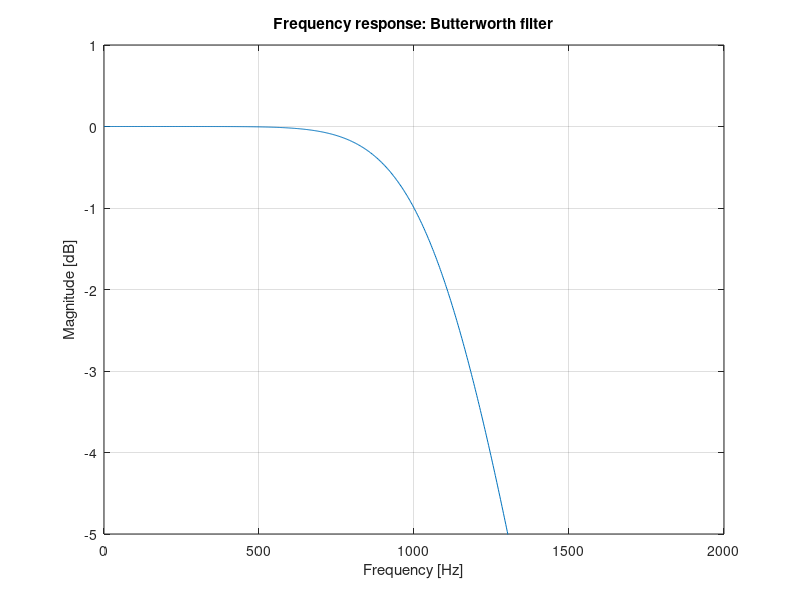
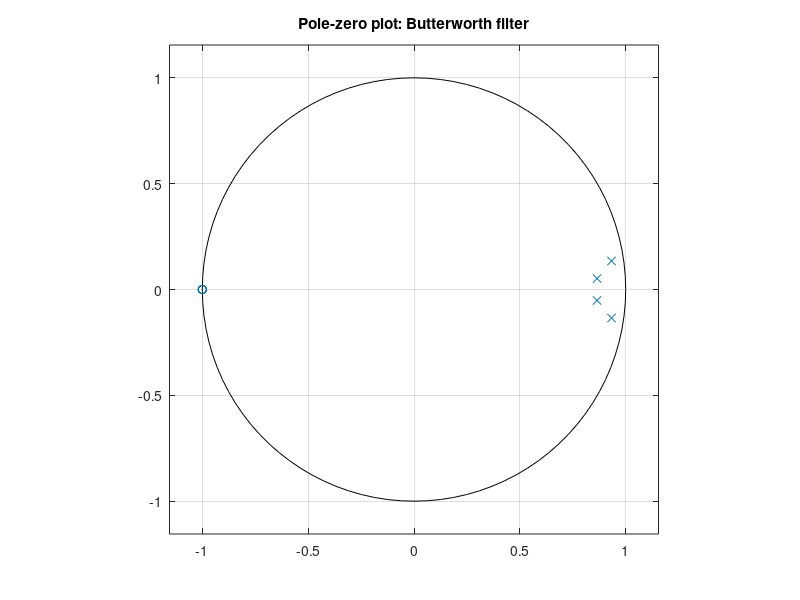
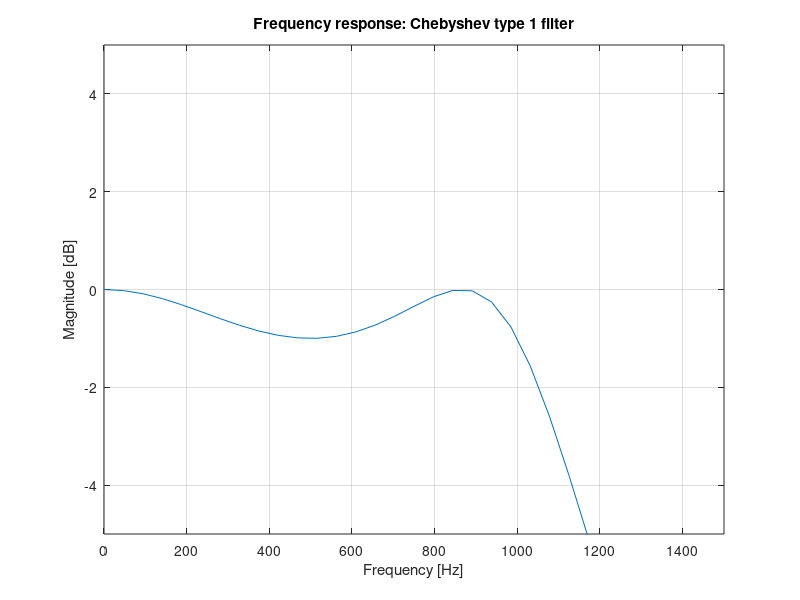
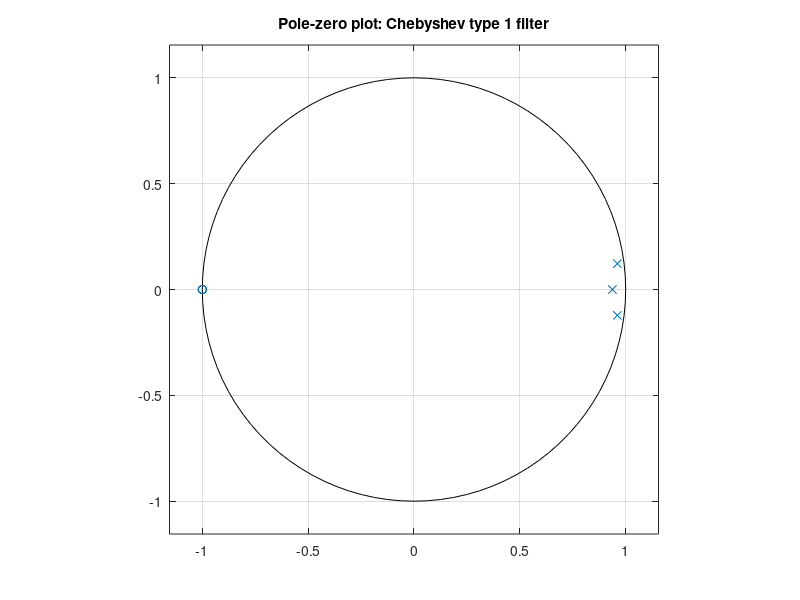

The MATLAB source for these figures, in order:
clc
clear all
close all

Fs=48000;
Fpass=1000;
Fstop=8000;
Rp=1;
Rs=60;
Wp=Fpass/(Fs/2);
Ws=Fstop/(Fs/2);

% butterworth
[n_butter,Wn_butter]=buttord(Wp,Ws,Rp,Rs);
[num_butter,den_butter]=butter(n_butter,Wn_butter);
Fc_butter=Wn_butter*(Fs/2); 
[h_butter,w_butter]=freqz(num_butter,den_butter,10000);
figure(1)
plot(w_butter/pi*Fs/2,20*log10(abs(h_butter))); 
axis([0 2e3 -5 1])
grid on
title('Frequency response: Butterworth filter')
xlabel('Frequency [Hz]')
ylabel('Magnitude [dB]')
figure(2)
zplane(num_butter,den_butter)
title('Pole-zero plot: Butterworth filter')

% chebyshev type 1
[n_cheb1,Wn_cheb1] = cheb1ord(Wp,Ws,Rp,Rs);
[num_cheb1,den_cheb1] = cheby1(n_cheb1,Rp,Wp);
Fc_cheb1=Wn_cheb1*(Fs/2); 
[h_cheb1,w_cheb1]=freqz(num_cheb1,den_cheb1);
figure(3)
plot(w_cheb1/pi*Fs/2,20*log10(abs(h_cheb1)));
axis([0 1.5e3 -5 5]) 
grid on
title('Frequency response: Chebyshev type 1 filter')
xlabel('Frequency [Hz]')
ylabel('Magnitude [dB]')
figure(4)
zplane(num_cheb1,den_cheb1)
title('Pole-zero plot: Chebyshev type 1 filter')

%chebyshev type 2
[n_cheb2,Wn_cheb2] = cheb2ord(Wp,Ws,Rp,Rs);
[num_cheb2,den_cheb2] = cheby2(n_cheb2,Rs,Ws);
Fc_cheb2=Wn_cheb2*(Fs/2); 
[h_cheb2,w_cheb2]=freqz(num_cheb2,den_cheb2,10000);
figure(5)
plot(w_cheb2/pi*Fs/2,20*log10(abs(h_cheb2)));
axis([0 18e3 -100 5])
grid on
title('Frequency response: Chebyshev type 2 filter')
xlabel('Frequency [Hz]')
ylabel('Magnitude [dB]')
figure(6)
zplane(num_cheb2,den_cheb2)
title('Pole-zero plot: Chebyshev type 2 filter')

%elliptic
[n_ellip,Wn_ellip] = ellipord(Wp,Ws,Rp,Rs);
[num_ellip,den_ellip] = ellip(n_ellip,Rp,Rs,Wp);
Fc_ellip=Wn_ellip*(Fs/2); 
[h_ellip,w_ellip]=freqz(num_ellip,den_ellip,100000);
figure(7)
plot(w_ellip/pi*Fs/2,20*log10(abs(h_ellip)));
axis([0 10e3 -100 5])
grid on
title('Frequency response: Elliptic filter')
xlabel('Frequency [Hz]')
ylabel('Magnitude [dB]')
figure(8)
zplane(num_ellip,den_ellip)
title('Pole-zero plot: Elliptic filter')

%linear phase FIR
dev = [(10^(Rp/20)-1)/(10^(Rp/20)+1)  10^(-Rs/20)];
[n_fir,fo,ao,w]=firpmord([Fpass Fstop],[1 0],dev,Fs);
den_fir=1;

%blackman window
num_firB=fir1(n_fir,[Wp Ws],blackman(n_fir+1));
[h_firB,w_firB]=freqz(num_firB,den_fir,10000);
figure(9)
plot(w_firB/pi*Fs/2,20*log10(abs(h_firB)));
grid on
title('Frequency response: Linear-phase FIR filter, Blackmann window')
xlabel('Frequency [Hz]')
ylabel('Magnitude [dB]')
figure(10)
zplane(num_firB,den_fir)
title('Pole-zero plot: Linear-phase FIR filter, Blackmann window')

%blackmanharris window
num_firBH=fir1(n_fir,[Wp Ws],blackmanharris(n_fir+1));
[h_firBH,w_firBH]=freqz(num_firBH,den_fir,10000);
figure(11)
plot(w_firBH/pi*Fs/2,20*log10(abs(h_firBH)));
grid on
title('Frequency response: Linear-phase FIR filter, Blackmann Harris window')
xlabel('Frequency [Hz]')
ylabel('Magnitude [dB]')
figure(12)
zplane(num_firBH,den_fir)
title('Pole-zero plot: Linear-phase FIR filter, Blackmann Harris window')

%chebyshev window
num_firC=fir1(n_fir,[Wp Ws],chebwin(n_fir+1,50));
[h_firC,w_firC]=freqz(num_firC,den_fir,10000);
figure(13)
plot(w_firC/pi*Fs/2,20*log10(abs(h_firC)));
grid on
title('Frequency response: Linear-phase FIR filter, Chebyshev window')
xlabel('Frequency [Hz]')
ylabel('Magnitude [dB]')
figure(14)
zplane(num_firC,den_fir)
title('Pole-zero plot: Linear-phase FIR filter, Chebyshev window')

%Flat top window
num_firF=fir1(n_fir,[Wp Ws],flattopwin(n_fir+1));
[h_firF,w_firF]=freqz(num_firF,den_fir,10000);
figure(15)
plot(w_firF/pi*Fs/2,20*log10(abs(h_firF)));
grid on
title('Frequency response: Linear-phase FIR filter, Flattop window')
xlabel('Frequency [Hz]')
ylabel('Magnitude [dB]')
figure(16)
zplane(num_firF,den_fir);
title('Pole-zero plot: Linear-phase FIR filter, Flattop window')

%gaussian window
num_firG=fir1(n_fir,[Wp Ws],gausswin(n_fir+1));
[h_firG,w_firG]=freqz(num_firG,den_fir,10000);
figure(17)
plot(w_firG/pi*Fs/2,20*log10(abs(h_firG)));
grid on
title('Frequency response: Linear-phase FIR filter, Gaussian window')
xlabel('Frequency [Hz]')
ylabel('Magnitude [dB]')
figure(18)
zplane(num_firB,den_fir);
title('Pole-zero plot: Linear-phase FIR filter, Gaussian window')

%hanning window
num_firHn=fir1(n_fir,[Wp Ws],hann(n_fir+1));
[h_firHn,w_firHn]=freqz(num_firHn,den_fir,10000);
figure(19)
plot(w_firHn/pi*Fs/2,20*log10(abs(h_firHn)));
grid on
title('Frequency response: Linear-phase FIR filter, Hanning window')
xlabel('Frequency [Hz]')
ylabel('Magnitude [dB]')
figure(20)
zplane(num_firHn,den_fir)
title('Pole-zero plot: Linear-phase FIR filter, Hanning window')

%hamming window
num_firHm=fir1(n_fir,[Wp Ws],hamming(n_fir+1));
[h_firHm,w_firHm]=freqz(num_firHm,den_fir,10000);
figure(21)
plot(w_firHm/pi*Fs/2,20*log10(abs(h_firHm)));
grid on
title('Frequency response: Linear-phase FIR filter, Hamming window')
xlabel('Frequency [Hz]')
ylabel('Magnitude [dB]')
figure(22)
zplane(num_firHm,den_fir)
title('Pole-zero plot: Linear-phase FIR filter, Hamming window')

%kaiser window
num_firK=fir1(n_fir,[Wp Ws],kaiser(n_fir+1));
[h_firK,w_firK]=freqz(num_firK,den_fir,10000);
figure(23)
plot(w_firK/pi*Fs/2,20*log10(abs(h_firK)));
grid on
title('Frequency response: Linear-phase FIR filter, Kaiser window')
xlabel('Frequency [Hz]')
ylabel('Magnitude [dB]')
figure(24)
zplane(num_firK,den_fir)
title('Pole-zero plot: Linear-phase FIR filter, Kaiser window')

%rectangular window
num_firR=fir1(n_fir,[Wp Ws],rectwin(n_fir+1));
[h_firR,w_firR]=freqz(num_firR,den_fir,10000);
figure(25)
plot(w_firR/pi*Fs/2,20*log10(abs(h_firR)));
grid on
title('Frequency response: Linear-phase FIR filter, Rectangular window')
xlabel('Frequency [Hz]')
ylabel('Magnitude [dB]')
figure(26)
zplane(num_firR,den_fir)
title('Pole-zero plot: Linear-phase FIR filter, Rectangular window')

%tukey window
num_firT=fir1(n_fir,[Wp Ws],tukeywin(n_fir+1));
[h_firT,w_firT]=freqz(num_firT,den_fir,10000);
figure(27)
plot(w_firT/pi*Fs/2,20*log10(abs(h_firT)));
grid on
title('Frequency response: Linear-phase FIR filter, Tukey window')
xlabel('Frequency [Hz]')
ylabel('Magnitude [dB]')
figure(28)
zplane(num_firT,den_fir)
title('Pole-zero plot: Linear-phase FIR filter, Tukey window')

%triangular window
num_firTr=fir1(n_fir,[Wp Ws],triang(n_fir+1));
[h_firTr,w_firTr]=freqz(num_firTr,den_fir,10000);
figure(29)
plot(w_firTr/pi*Fs/2,20*log10(abs(h_firTr)));
grid on
title('Frequency response: Linear-phase FIR filter, Triangular window')
xlabel('Frequency [Hz]')
ylabel('Magnitude [dB]')
figure(30)
zplane(num_firTr,den_fir)
title('Pole-zero plot: Linear-phase FIR filter, Triangular window')
